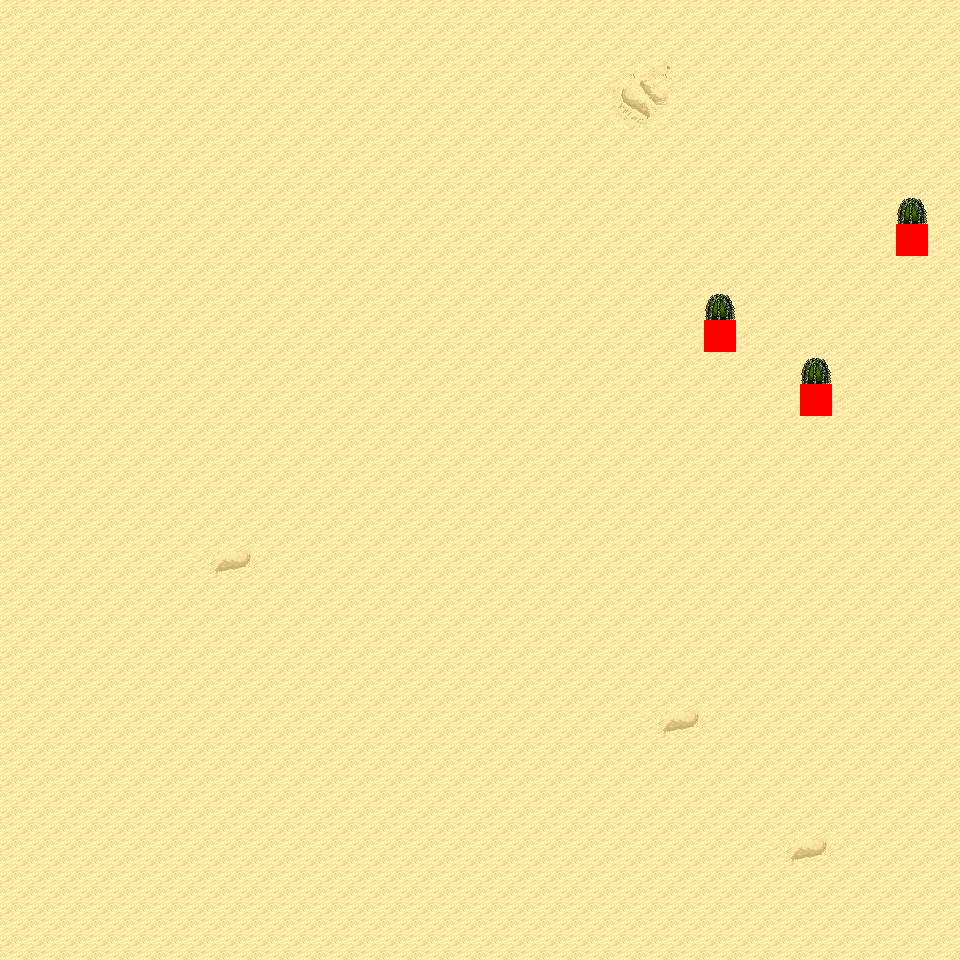

The image is a tile-based game level rendered from a .tmx file. Its description and source (layers, tilesets, objects; grid data summarised) follow:
An orthogonal 30x30 tile map with 32x32 px tiles, 6 tile layers (Ground, Object, Object2, Above, ...), 6 tilesets and 3 objects (3x mapExit).

<map version="1.0" orientation="orthogonal" renderorder="right-down" width="30" height="30" tilewidth="32" tileheight="32" nextobjectid="4">
  <tileset firstgid="1" name="tileset_logic_collision" tilewidth="32" tileheight="32" tilecount="1" columns="1">
    <image source="../drawable/tileset_logic_collision.png" width="32" height="32" />
  </tileset>
  <tileset firstgid="2" name="tileset_terrain_desert" tilewidth="32" tileheight="32" tilecount="88" columns="8">
    <image source="../drawable/tileset_terrain_desert.png" width="256" height="352" />
  </tileset>
  <tileset firstgid="90" name="tileset_ground_sand_2" tilewidth="32" tileheight="32" tilecount="15" columns="5">
    <image source="../drawable/tileset_ground_sand_2.png" width="160" height="96" />
  </tileset>
  <tileset firstgid="105" name="tileset_plant_cactus_2" tilewidth="32" tileheight="32" tilecount="10" columns="5">
    <image source="../drawable/tileset_plant_cactus_2.png" width="160" height="64" />
  </tileset>
  <tileset firstgid="115" name="tileset_plant_cactus" tilewidth="32" tileheight="32" tilecount="2" columns="1">
    <image source="../drawable/tileset_plant_cactus.png" width="32" height="64" />
  </tileset>
  <tileset firstgid="117" name="tileset_plant_round_cactuses" tilewidth="32" tileheight="32" tilecount="20" columns="10">
    <image source="../drawable/tileset_plant_round_cactuses.png" width="320" height="64" />
  </tileset>
  <layer name="Ground" width="30" height="30">
    <data>[900 cells, 900 non-empty, 7 distinct tile ids]</data>
  </layer>
  <layer name="Object" width="30" height="30">
    <data>[900 cells, 3 non-empty, 1 distinct tile ids]</data>
  </layer>
  <layer name="Object2" width="30" height="30">
    <data>[900 cells, 0 non-empty, 0 distinct tile ids]</data>
  </layer>
  <layer name="Above" width="30" height="30">
    <data>[900 cells, 3 non-empty, 1 distinct tile ids]</data>
  </layer>
  <layer name="Above2" width="30" height="30">
    <data>[900 cells, 0 non-empty, 0 distinct tile ids]</data>
  </layer>
  <layer name="Walkable" width="30" height="30">
    <data>[900 cells, 3 non-empty, 1 distinct tile ids]</data>
  </layer>
  <objectgroup name="MapEvents">
    <object id="1" name="north" type="mapExit" x="0" y="0" width="960" height="32">
      <properties>
        <property name="map" value="level_0_x17_y130" />
        <property name="x" value="0" />
        <property name="y" value="28" />
      </properties>
    </object>
    <object id="2" name="south" type="mapExit" x="0" y="928" width="960" height="32">
      <properties>
        <property name="map" value="level_0_x17_y132" />
        <property name="x" value="0" />
        <property name="y" value="1" />
      </properties>
    </object>
    <object id="3" name="east" type="mapExit" x="928" y="0" width="32" height="960">
      <properties>
        <property name="map" value="level_0_x18_y131" />
        <property name="x" value="1" />
        <property name="y" value="0" />
      </properties>
    </object>
  </objectgroup>
</map>
